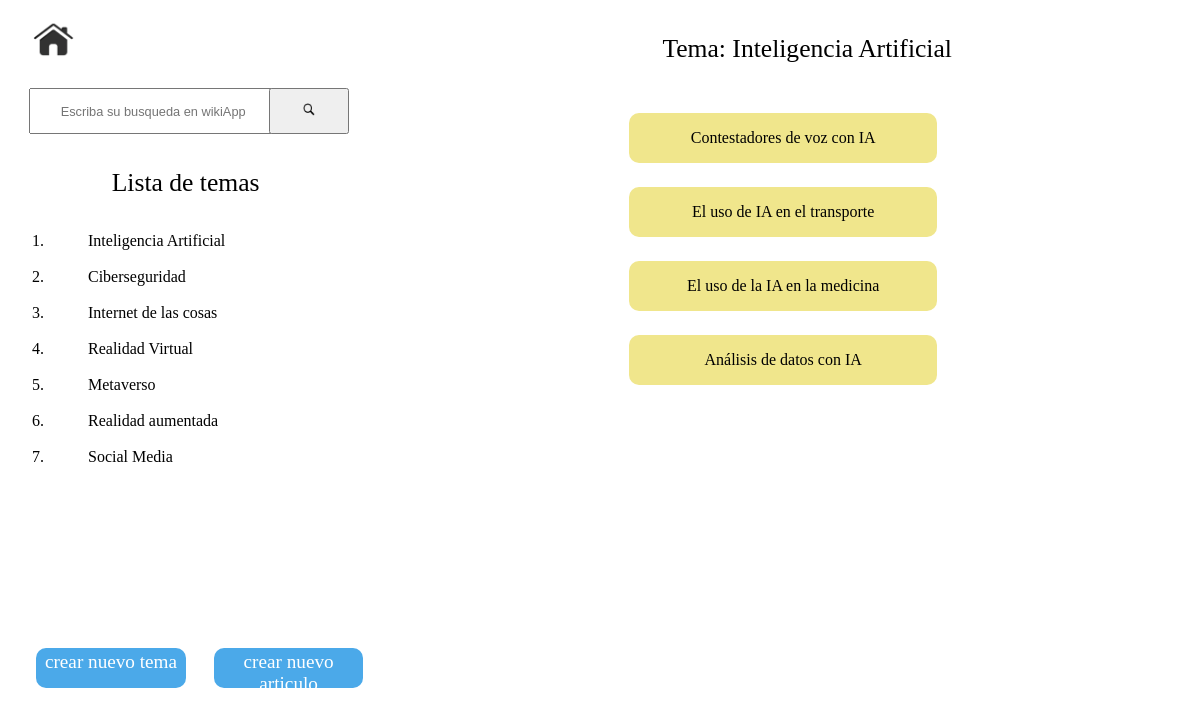
The page /articulos_x_tema/1 on the database its author committed.
### wikiApp/models.py (models this page shows)
class temaWiki(models.Model):
    nombre_tema = models.CharField(max_length=128, null=True, blank=True)
    descripcion_tema = models.CharField(max_length=512, null=True, blank=True)

class articuloWiki(models.Model):
    titulo = models.CharField(max_length=128)
    contenido = models.CharField(max_length=1024)
    tema_relacionado = models.ForeignKey(temaWiki, null=True, blank=True, on_delete=models.SET_NULL)

### wikiApp/views.py (the view)
# urls.py: path('articulos_x_tema/<str:id_tema>',views.articulos_x_tema,name="articulos_x_tema"),
def articulos_x_tema(request,id_tema):
    temas = temaWiki.objects.all()
    tema_id = temaWiki.objects.get(id=id_tema)
    lista_articulos = tema_id.articulowiki_set.all()
    return render(request, 'articulos_x_tema.html',{
        'temas': temas,'articulos':lista_articulos, 'articulo_x_tema':tema_id.nombre_tema
    })

### wikiApp/templates/articulos_x_tema.html (shortened to what this page needs)
{% extends "layout.html" %}
{% block encabezado%}
	Tema: {{articulo_x_tema}}
{%endblock%}
{% block contenido%}
<div class="articulos_por_tema">
	{% for articulo in articulos %}
	<div class="articulo_titulo">
		<ul style="list-style: none;width: 100%;">
			<li class="centrar_titulo"><a href="{% url 'wikiApp:articulos' articulo.id %}" style="text-decoration: none;color: black;">{{ articulo.titulo }}</a></li>
		</ul>
	</div>
	{% endfor %}
</div>
{% endblock %}

### wikiApp/templates/layout.html (shortened to what this page needs)
{% load static %}
<!DOCTYPE html>
<html>
<head>
	<link rel="stylesheet" href="{% static 'wiki_estilos_customizados.css' %}">
</head>
<body>
	<div class="wiki_contendor_principal">
		<div class="panel_izquierdo">
			<div class="home">
				<a class="link_home" href="{% url 'wikiApp:principal' %}">
					<img class="imagen_home" src="{% static 'home.png' %}">
				</a>
			</div>
			<div class="bloque_busqueda">
				<div class="barra_busqueda_contenedor">
					<form class="barra_busqueda" method="post" action="{% url 'wikiApp:busqueda' %}">
						<div class="barra_busqueda_texto">
							<input class="busqueda_texto_estilos" type="text" id="buscador" name="buscador" placeholder="Escriba su busqueda en wikiApp">
						</div>
						<div class="barra_busqueda_icono">
							<button class="boton_busqueda">
								<img class="imagen_busqueda" src="{% static 'buscador.png' %}">
							</button>
						</div>
					</form>
				</div>
			</div>
			<div class="listado_temas">
				<div class="bloque_titulo_tema">
					<span class="listado_temas_titulo">Lista de temas</span>
				</div>
				<ol>
					{% for tema in temas %}
					<br>
					<li>
						<ul style="list-style: none;">
							<li><a href="{% url 'wikiApp:articulos_x_tema' tema.id %}" style="text-decoration: none;color: black;">{{ tema.nombre_tema }}</a></li>
						</ul>
					</li>
					{% endfor %}
				</ol>
			</div>
			<div class="botones">
				<a class="boton_estilo" href="{% url 'wikiApp:nuevo_tema' %}">
					<span class="boton_texto">crear nuevo tema</span>
				</a>
				<a class="boton_estilo" href="{% url 'wikiApp:nuevo_articulo' %}">
					<span class="boton_texto">crear nuevo articulo</span>
				</a>
			</div>
		</div>
		<div class="panel_derecho">
			<div class="titulo_seccion">
				<p class="titulo_seccion_estilo">{% block encabezado %}{% endblock %}</p>
			</div>
			<div class="visualizacion_seccion">
				{% block contenido %}{% endblock %}
			</div>
		</div>
	</div>
</body>
</html>

### wikiApp/static/wiki_estilos_customizados.css (style rules this page uses)
body { height: 100vh; }
.wiki_contendor_principal { display: flex; flex-direction: row; align-items: center; width: 100%; height:100vh; }
.panel_izquierdo { width:30%; height: 100vh; }
.home { position: absolute; margin-left: 1.5rem; margin-top: 0.5rem; width: 20%; }
.imagen_home { width: 18%; }
.panel_derecho { width:65%; height: 100vh; display: flex; flex-direction: column; align-items: center; margin-left: 5%; }
.titulo_seccion_estilo { font-size: 1.6rem !important; }
.bloque_busqueda { height: 20%; }
.listado_temas { height: 60%; }
.bloque_titulo_tema { position: relative; width: 100%; text-align: center; }
.listado_temas_titulo { font-size: 1.6rem !important; }
.botones { height: 20%; display: flex; flex-direction: row; justify-content: space-between; }
.boton_estilo { width: 42%; margin-left: 8%; background-color: #4ba9e9; border-color: #4ba9e9; height: 5vh; text-align: center; border-radius: 10px; }
.boton_texto { position: relative; font-size: 1.2rem; top:0.2rem; color: #FFFFFF; }
a { text-decoration: none; }
.barra_busqueda { position: relative; width: 90%; height: 8vh; display: flex; flex-direction: row; top: 5rem; margin-bottom: 2rem; margin-left:6%; }
.barra_busqueda_texto { width: 75%; height: 5vh; }
.busqueda_texto_estilos { width: 100%; height: 100%; }
.barra_busqueda_icono { width: 25%; height: 5.8vh; }
.boton_busqueda { height: 100%; }
.imagen_busqueda { width: 20%; }
.busqueda_texto_estilos ::placeholder { text-align: center; }
::placeholder { font-size: 0.8rem; text-align: center; }
.visualizacion_seccion { width: 100%; }
.articulos_por_tema { width: 100%; display: flex; flex-direction: column; align-items: center; }
.articulo_titulo { width: 40%; background-color: khaki; margin-top: 1.5rem; border-radius: 10px; text-align: center; margin-right: 3rem; }
.centrar_titulo { position: relative; width: 100%; right: 2.5rem; }

### rows shown on the page
temaWiki: nombre_tema "Inteligencia Artificial"
temaWiki: nombre_tema "Ciberseguridad"
temaWiki: nombre_tema "Internet de las cosas"
temaWiki: nombre_tema "Realidad Virtual"
temaWiki: nombre_tema "Metaverso"
temaWiki: nombre_tema "Realidad aumentada"
temaWiki: nombre_tema "Social Media"
articuloWiki: titulo "Contestadores de voz con IA"
articuloWiki: titulo "El uso de IA en el transporte"
articuloWiki: titulo "El uso de la IA en la medicina"
articuloWiki: titulo "Análisis de datos con IA"
